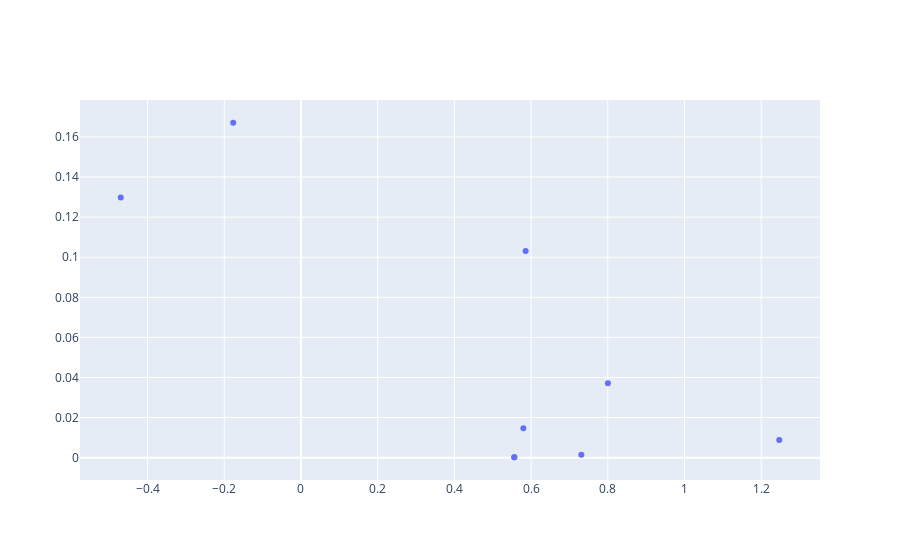

The code cell stored with this chart in its notebook:
### Code cell
fig = go.Figure(data=go.Scatter(x=skewlist,
                                y=errlist,
                                mode='markers',
                                text=flist))
fig.show()

### Figure 1 — Plotly figure (JSON) as saved in the notebook; plotly's stock layout.template omitted (floating-point values rounded to 4 significant figures)
{"data": [{"mode": "markers", "text": ["Al2S3", "Eu2O3", "Fe2O3", "IrO2", "Mn3O4", "MnBr2", "TaN", "TiC", "TiO2"], "type": "scatter", "x": [-0.1767, -0.4699, 0.8004, 0.5565, 0.5858, 0.5559, 0.731, 1.247, 0.5799], "y": [0.1671, 0.1298, 0.03718, 0.0001941, 0.1031, 0.0002225, 0.001497, 0.008835, 0.0147]}], "layout": {}}
